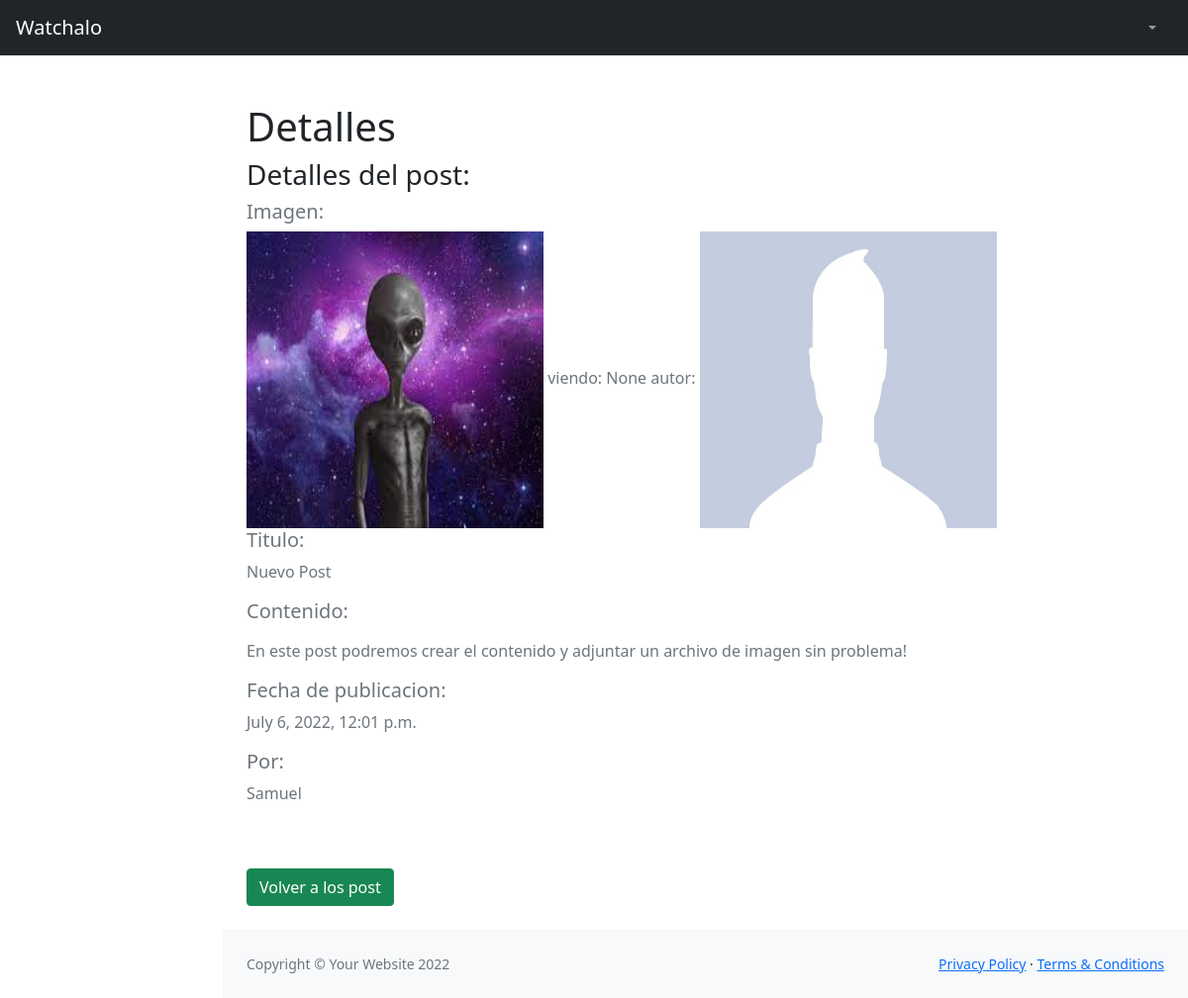
The app's page /Aplicacion1/detallePost/1, older data.
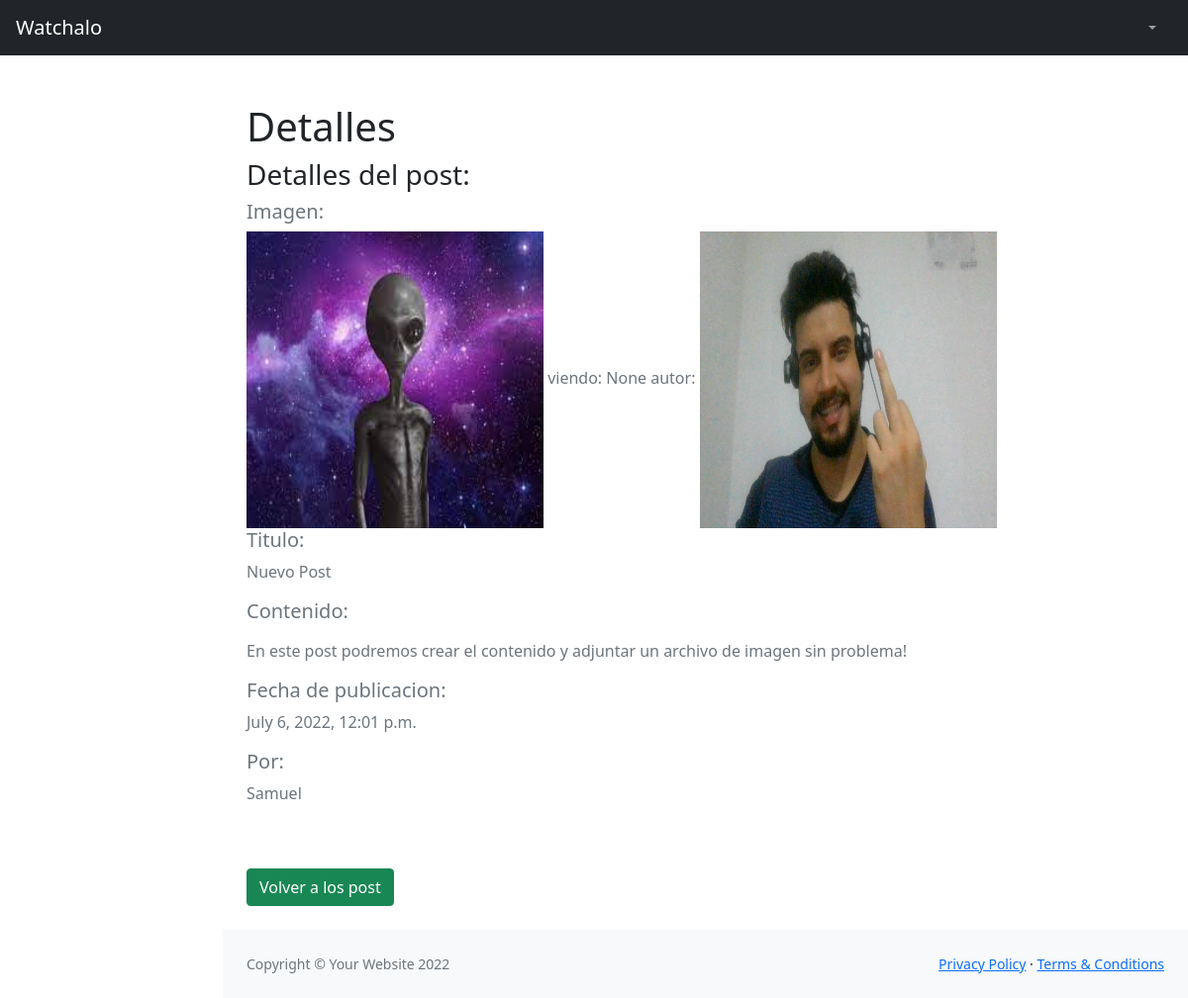
The same page, newer data.
### Aplicacion1/models.py (models this page shows, shortened)
class Post(models.Model):
    nombrePost = models.CharField(max_length=50)
    CuerpoPost = RichTextField(blank = True, null = True, max_length=5000)
    fechaPublicacion = models.DateTimeField(auto_now_add=True)
    user = models.ForeignKey(User,blank=True,null=True, on_delete=models.CASCADE, related_name = "posts")
    imagen = models.ImageField(blank = True, null = True, upload_to="images/", verbose_name="Subir imagen")

class Perfil(models.Model):
    user = models.OneToOneField(User, blank=True,null=True,on_delete=models.CASCADE)
    perfilImagen = models.ImageField(default='default_perfil.jpg')

### Aplicacion1/views.py (the view)
# urls.py: path('detallePost/<pk>', detallePost.as_view(), name='detallePost'),
class  detallePost(DetailView):
    model = Post
    template_name = 'Aplicacion1/detallePost.html'

### Aplicacion1/templates/Aplicacion1/detallePost.html (shortened to what this page needs)
{% extends "Aplicacion1/Padre.html" %}
{% load static %}
{% block seccion_nombre %}
<h1>Detalles</h1>
<h3>Detalles del post:</h3>
{% endblock %}
{% block cuerpo %}
{% if post.imagen %}
    <h5>Imagen: </h5>
    <img src="{{ post.imagen.url}}" alt="" width="300" height="300" >
{% endif %}
viendo: {{user.id}}
autor:
<img src="{{post.user.perfil.perfilImagen.url }}" alt="" width="300" height="300" >
<h5>Titulo: </h5><p>{{post.nombrePost}}</p>
<h5>Contenido: </h5>
<p>
{{post.CuerpoPost | safe}}
</p>
<h5>Fecha de publicacion: </h5><p>{{post.fechaPublicacion}}</p>
<h5>Por: </h5>
<p>{{ post.user.username}}</p>
<br>
<br>
<a href="{% url 'Aplicacion1:Inicio' %}"><button type="button" class="btn btn-success">Volver a los post</button></a>
{% endblock %}

Row changes from the older to the newer data that the page shows:
changed through a linked row, Post "Nuevo Post": user.perfil.perfilImagen: picture added in place of a placeholder
